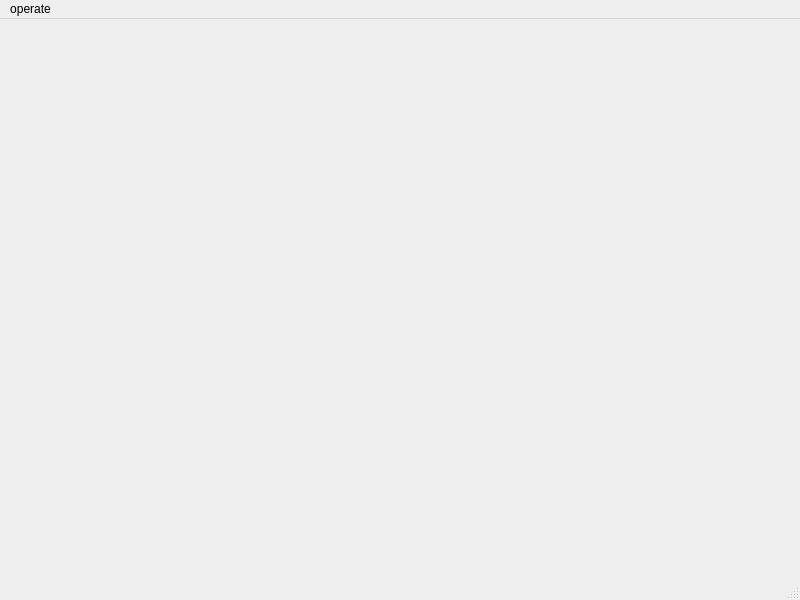
<?xml version="1.0" encoding="UTF-8"?>
<ui version="4.0">
 <class>MainWindow</class>
 <widget class="QMainWindow" name="MainWindow">
  <property name="geometry">
   <rect>
    <x>0</x>
    <y>0</y>
    <width>800</width>
    <height>600</height>
   </rect>
  </property>
  <property name="windowTitle">
   <string>MainWindow</string>
  </property>
  <widget class="QWidget" name="centralwidget"/>
  <widget class="QMenuBar" name="menubar">
   <property name="geometry">
    <rect>
     <x>0</x>
     <y>0</y>
     <width>800</width>
     <height>22</height>
    </rect>
   </property>
   <widget class="QMenu" name="menuoperate">
    <property name="title">
     <string>operate</string>
    </property>
    <addaction name="separator"/>
    <addaction name="actionadd"/>
    <addaction name="actionmove"/>
    <addaction name="actionclear"/>
   </widget>
   <addaction name="menuoperate"/>
  </widget>
  <widget class="QStatusBar" name="statusbar"/>
  <action name="actionadd">
   <property name="text">
    <string>add</string>
   </property>
  </action>
  <action name="actionmove">
   <property name="text">
    <string>move</string>
   </property>
  </action>
  <action name="actionclear">
   <property name="text">
    <string>clear</string>
   </property>
  </action>
 </widget>
 <resources/>
 <connections/>
</ui>
